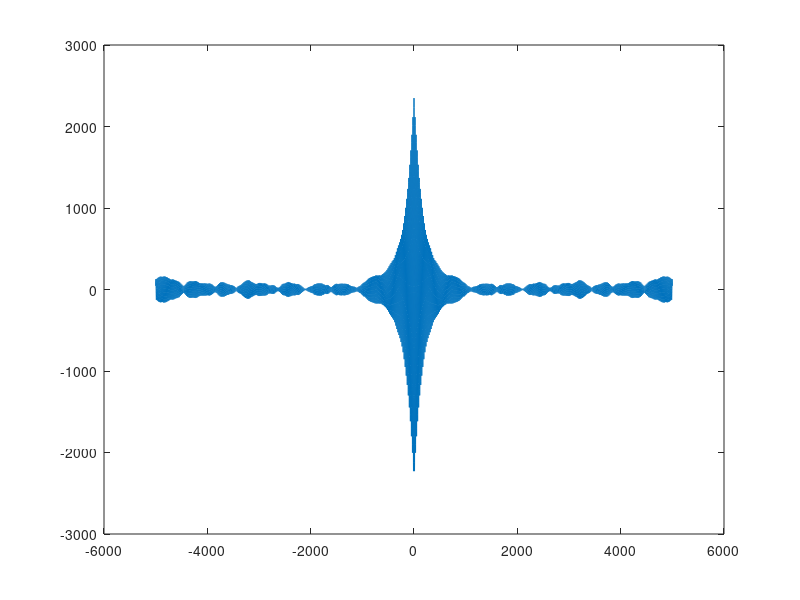

This figure's MATLAB source: (Note: this script raises an error after producing the figure.)
%% data

% time
N = 100000;
N0 = 2000;
Dt = 0.05;

% system
lambda = -0.1 + 2i*pi;
A = -1i;
lambda = [lambda, conj(lambda)];
A = [A, conj(A)];
h = sum(A.' .* exp(Dt * lambda.' * (0:N+N0-1)), 1);
% figure;
% plot(h);
B = Dt * sum(A.' * conj(A) ./ ( 1 - exp(Dt*lambda).' * conj(exp(Dt*lambda))), 1);
Rh = sum(B.' .* exp(Dt * lambda.' * (0:N-1)), 1);
Rh = [Rh(end:-1:2), Rh];
% figure;
% plot(Rh);

% noise
sigma = 1;

%% response

w = sigma*randn(1, N + N0);

x = nan(1, N);
for k = 1:N % convolution
    x(k) = Dt * sum( w(1:N0+k) .* h(N0+k:-1:1) );
end
% figure;
% plot(x);

%% autocorr

Rx = nan(1, N);
for k = 0:N-1
    Rx(k+1) = Dt * sum( x(1:N-k) .* x(1+k:N) );
end
Rx = [Rx(end:-1:2), Rx];

Rh2 = nan(1, N);
for k = 0:N-1
    Rh2(k+1) = Dt * sum( h(1:N-k) .* h(1+k:N) );
end
Rh2 = [Rh2(end:-1:2), Rh2];

alpha = sqrt( 4/(-real(lambda(1))*N*Dt) + 2/abs(imag(lambda(1))*N*Dt))
A0 = Dt^2*sigma^2*N*Rh((end-1)/2+1);


n = -N+1:N-1;

I = n >= -5000 & n <= 5000;
n = n(I);
Rx = Rx(I);
Rh = Rh(I);

Nmax = 3000;

figure;
plt1 = plot(n, Rx);
yline(alpha*A0, '--r');
yline(-alpha*A0, '--r');
xlabel('$n$', 'interpreter', 'latex', 'FontSize', 15);
ylabel('$R_{\tilde x}$', 'interpreter', 'latex', 'FontSize', 15);
f = gcf; f.Position(3:4) = 7/10 * [560 420];
YLimRx = max(abs(get(gca, 'YLim') )) * [-1 1];
ylim(YLimRx);
xlim([-Nmax, Nmax]);


figure;
plt2 = plot(n, Dt^2*sigma^2 * (N-abs(n)).* Rh);
xlabel('$n$', 'interpreter', 'latex', 'FontSize', 15);
ylabel('$(N-|n|)\Delta t^2\sigma^2 R_h$', 'interpreter', 'latex', 'FontSize', 15);
f = gcf; f.Position(3:4) = 7/10 * [560 420];
ylim(YLimRx);
xlim([-Nmax, Nmax]);


figure;
plt3 = plot(n, Rx - Dt^2*sigma^2 * (N-abs(n)).* Rh);
yline(alpha*A0, '--r');
yline(-alpha*A0, '--r');
xlabel('$n$', 'interpreter', 'latex', 'FontSize', 15);
ylabel('$R_{\tilde x} - (N-|n|)\Delta t^2\sigma^2 R_h$', 'interpreter', 'latex', 'FontSize', 15);
f = gcf; f.Position(3:4) = 7/10 * [560 420];
ylim(YLimRx);
xlim([-Nmax, Nmax]);


%%


%% CWT

WaveletMenu('WaveletPlot', plt1, 'fmin', 0.03, 'fmax', 0.07);
WaveletMenu('WaveletPlot', plt2, 'fmin', 0.03, 'fmax', 0.07);
WaveletMenu('WaveletPlot', plt3, 'fmin', 0.03, 'fmax', 0.07);
